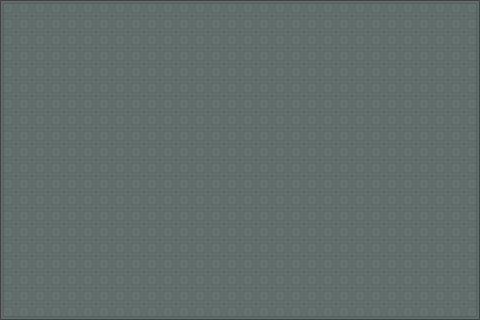

Tiled map render using the project's own tile images. Description and the whole map definition, tile-layer contents included, below:
An orthogonal 30x20 tile map with 16x16 px tiles, 1 tile layer (ground).

<map version="1.10" tiledversion="1.11.2" orientation="orthogonal" renderorder="right-down" width="30" height="20" tilewidth="16" tileheight="16" infinite="0" nextlayerid="2" nextobjectid="1">
 <tileset firstgid="1" name="Dungeon_Tileset" tilewidth="16" tileheight="16" tilecount="156" columns="12">
  <image source="../src/assets/Dungeon_Tileset.png" width="192" height="208" />
 </tileset>
 <layer id="1" name="ground" width="30" height="20">
  <data encoding="csv">
133,135,135,135,135,135,135,135,135,135,135,135,135,135,135,135,135,135,135,135,135,135,135,135,135,135,135,135,135,134,
147,154,154,154,154,154,154,154,154,154,154,154,154,154,154,154,154,154,154,154,154,154,154,154,154,154,154,154,154,136,
147,154,154,154,154,154,154,154,154,154,154,154,154,154,154,154,154,154,154,154,154,154,154,154,154,154,154,154,154,136,
147,154,154,154,154,154,154,154,154,154,154,154,154,154,154,154,154,154,154,154,154,154,154,154,154,154,154,154,154,136,
147,154,154,154,154,154,154,154,154,154,154,154,154,154,154,154,154,154,154,154,154,154,154,154,154,154,154,154,154,136,
147,154,154,154,154,154,154,154,154,154,154,154,154,154,154,154,154,154,154,154,154,154,154,154,154,154,154,154,154,136,
147,154,154,154,154,154,154,154,154,154,154,154,154,154,154,154,154,154,154,154,154,154,154,154,154,154,154,154,154,136,
147,154,154,154,154,154,154,154,154,154,154,154,154,154,154,154,154,154,154,154,154,154,154,154,154,154,154,154,154,136,
147,154,154,154,154,154,154,154,154,154,154,154,154,154,154,154,154,154,154,154,154,154,154,154,154,154,154,154,154,136,
147,154,154,154,154,154,154,154,154,154,154,154,154,154,154,154,154,154,154,154,154,154,154,154,154,154,154,154,154,136,
147,154,154,154,154,154,154,154,154,154,154,154,154,154,154,154,154,154,154,154,154,154,154,154,154,154,154,154,154,136,
147,154,154,154,154,154,154,154,154,154,154,154,154,154,154,154,154,154,154,154,154,154,154,154,154,154,154,154,154,136,
147,154,154,154,154,154,154,154,154,154,154,154,154,154,154,154,154,154,154,154,154,154,154,154,154,154,154,154,154,136,
147,154,154,154,154,154,154,154,154,154,154,154,154,154,154,154,154,154,154,154,154,154,154,154,154,154,154,154,154,136,
147,154,154,154,154,154,154,154,154,154,154,154,154,154,154,154,154,154,154,154,154,154,154,154,154,154,154,154,154,136,
147,154,154,154,154,154,154,154,154,154,154,154,154,154,154,154,154,154,154,154,154,154,154,154,154,154,154,154,154,136,
147,154,154,154,154,154,154,154,154,154,154,154,154,154,154,154,154,154,154,154,154,154,154,154,154,154,154,154,154,136,
147,154,154,154,154,154,154,154,154,154,154,154,154,154,154,154,154,154,154,154,154,154,154,154,154,154,154,154,154,136,
147,154,154,154,154,154,154,154,154,154,154,154,154,154,154,154,154,154,154,154,154,154,154,154,154,154,154,154,154,136,
145,148,148,148,148,148,148,148,148,148,148,148,148,148,148,148,148,148,148,148,148,148,148,148,148,148,148,148,148,146
</data>
 </layer>
</map>
